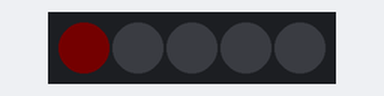
A sketch run on a simulated ATtiny85, built with avr-gcc and run on an emulated ATtiny85. Parts: 5 RGB LEDs in strip order, left to right. Dim RGB values are drawn brighter than linear.

Above: at 0.1 s.
At 3.1 s:
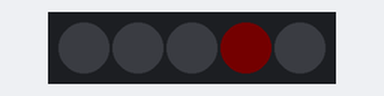
At 5.1 s:
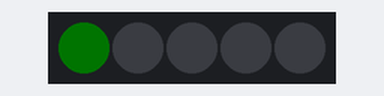
At 7.1 s:
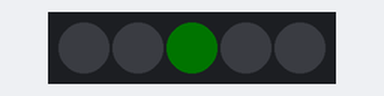
At 10.1 s:
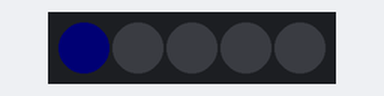
At 14.1 s:
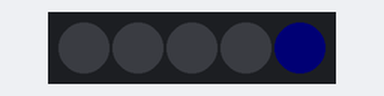
Timing chart, 0 to 40.0 s (numbered marks = the images above):
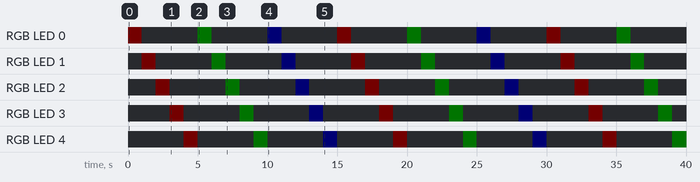

Measured:
- by itself, RGB LED 0–4: repeats every 15.0 s: off 4.0 s, RGB(0, 1, 0) 1.0 s, off 4.0 s, RGB(0, 0, 1) 1.0 s, off 4.0 s, RGB(1, 0, 0) 1.0 s
- by itself, everything shown: repeats every 15.0 s, in 15 steps
- what the display in image 1 shows lasts 1.0 s, from 3.0 s to 4.0 s

The sketch:

modifiedTest.ino.ino
```cpp
// Simple strand test for Adafruit Dot Star RGB LED strip.
// This is a basic diagnostic tool, NOT a graphics demo...helps confirm
// correct wiring and tests each pixel's ability to display red, green
// and blue and to forward data down the line.  By limiting the number
// and color of LEDs, it's reasonably safe to power a couple meters off
// the Arduino's 5V pin.  DON'T try that with other code!

#include <Adafruit_DotStar.h>
// Because conditional #includes don't work w/Arduino sketches...
#include <SPI.h>         // COMMENT OUT THIS LINE FOR GEMMA OR TRINKET
//#include <avr/power.h> // ENABLE THIS LINE FOR GEMMA OR TRINKET

#define NUMPIXELS 5 // Number of LEDs in strip
#define DELAY 1000  // Delay of color change
#define INITIAL_COLOR 0x010000  // RGB initial color 24-bit

// Here's how to control the LEDs from any two pins:
#define DATAPIN    4
#define CLOCKPIN   5
Adafruit_DotStar strip = Adafruit_DotStar(
  NUMPIXELS, DATAPIN, CLOCKPIN, DOTSTAR_BRG);
// The last parameter is optional -- this is the color data order of the
// DotStar strip, which has changed over time in different production runs.
// Your code just uses R,G,B colors, the library then reassigns as needed.
// Default is DOTSTAR_BRG, so change this if you have an earlier strip.

// Hardware SPI is a little faster, but must be wired to specific pins
// (Arduino Uno = pin 11 for data, 13 for clock, other boards are different).
//Adafruit_DotStar strip = Adafruit_DotStar(NUMPIXELS, DOTSTAR_BRG);

void setup() {

#if defined(__AVR_ATtiny85__) && (F_CPU == 16000000L)
  clock_prescale_set(clock_div_1); // Enable 16 MHz on Trinket
#endif

  strip.begin(); // Initialize pins for output
  strip.show();  // Turn all LEDs off ASAP
}

// Runs 10 LEDs at a time along strip, cycling through red, green and blue.
// This requires about 200 mA for all the 'on' pixels + 1 mA per 'off' pixel.

int      head  = 0, tail = -1; // Index of first 'on' and 'off' pixels
uint32_t color = INITIAL_COLOR;      // 'On' color (starts red)

void loop() {

  strip.setPixelColor(head, color); // 'On' pixel at head
  strip.setPixelColor(tail, 0);     // 'Off' pixel at tail
  strip.show();                     // Refresh strip
  delay(DELAY);                        // Pause 20 milliseconds (~50 FPS)

  if(++head >= NUMPIXELS) {         // Increment head index.  Off end of strip?
    head = 0;                       //  Yes, reset head index to start
    if((color >>= 8) == 0)          //  Next color (R->G->B) ... past blue now?
      color = INITIAL_COLOR;             //   Yes, reset to red
  }
  if(++tail >= NUMPIXELS) tail = 0; // Increment, reset tail index
}
```
